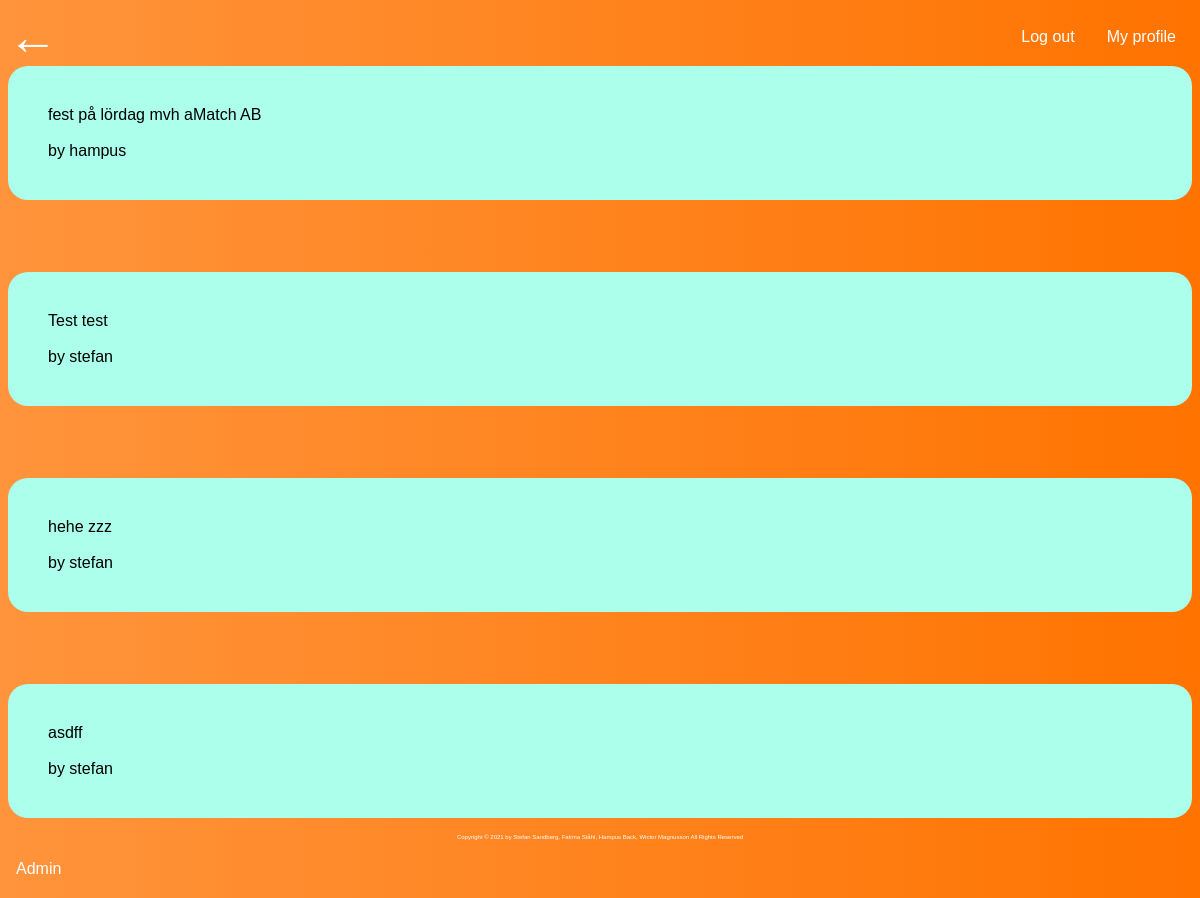
Page /news.php (signed in) on the committed database.
### tables this page shows
CREATE TABLE "News" (
	"newsID"	INTEGER,
	"userID"	INTEGER,
	"message"	TEXT,
	PRIMARY KEY("newsID")
);

CREATE TABLE "User" (
	"userID"	INTEGER,
	"username"	TEXT,
	"email"	TEXT,
	"passwordhash"	TEXT,
	"salt"	TEXT,
	"userType"	INTEGER,
	PRIMARY KEY("userID" AUTOINCREMENT)
);

### include/api_functions.php (the view, shortened to what this page needs)
<?php
    function displayNews() {
        $db = new SQLite3("db/database.db");
        $sql = "SELECT * FROM User JOIN News ON User.userID = News.userID ORDER BY newsID DESC";
        $stmt = $db->query($sql);
        while ($row = $stmt->fetchArray()) {
            echo "<div class='resultDiv'>";
            echo $row['message'];
            echo '<BR><BR>';
            echo 'by ' . $row['username'];
            echo "</div>";
            echo '<BR><BR><BR><BR>';
        }
    }
?>

### css/style.css (style rules this page uses)
body { background-image: linear-gradient(to right, rgb(255, 148, 60), rgb(255, 115, 0)); font-family: Verdana, Geneva, Tahoma, sans-serif; }
*, *::before, *::after { box-sizing: border-box; }
.resultDiv { display: flex; background-color: rgb(172, 255, 234); padding: 40px 40px; border-radius: 20px; }

### rows in the picture
news: message "fest på lördag mvh aMatch AB", userID.username "hampus"
news: message "Test test", userID.username "stefan"
news: message "hehe zzz", userID.username "stefan"
news: message "asdff", userID.username "stefan"
